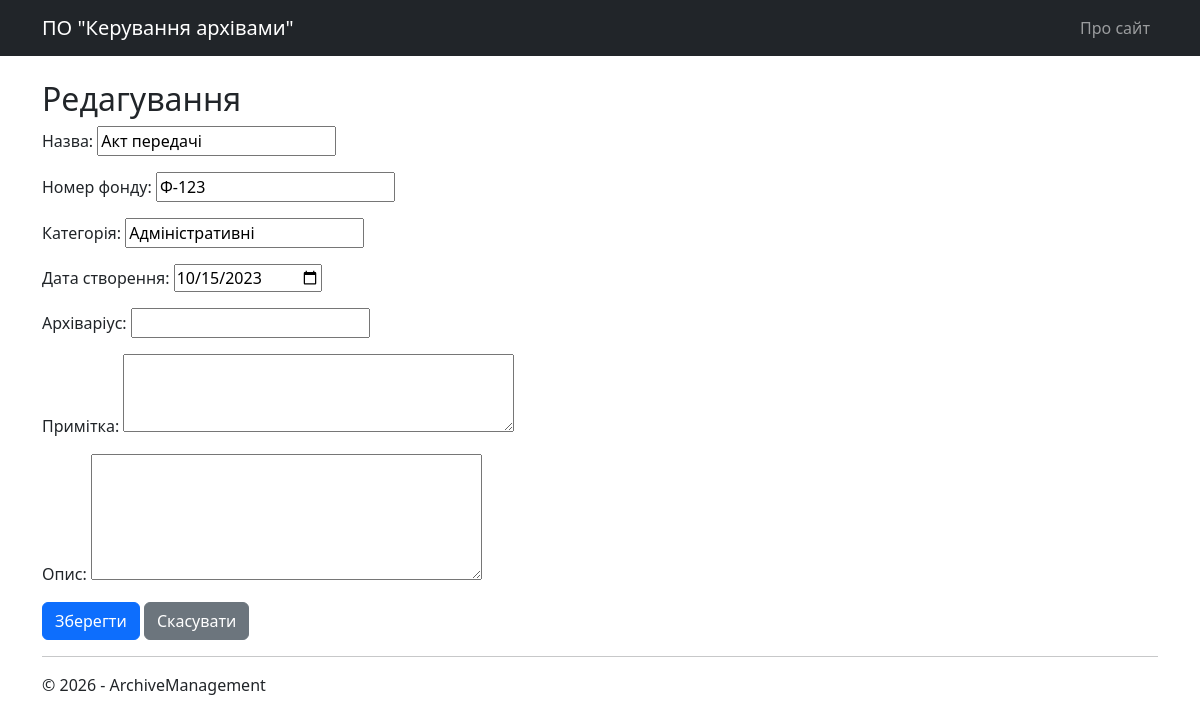
Page /edit/1/ on the committed database.
### archive_core/models.py (models this page shows, shortened)
class Document(models.Model):
    title = models.CharField(max_length=255, null=True, blank=True, verbose_name="Назва")
    fund_number = models.CharField(max_length=100, null=True, blank=True, verbose_name="Номер фонду")
    category = models.CharField(max_length=150, null=True, blank=True, verbose_name="Категорія")
    creation_date = models.DateField(null=True, blank=True, verbose_name="Дата створення")
    archivist_name = models.CharField(max_length=255, null=True, blank=True, verbose_name="Архіваріус")
    note = models.TextField(null=True, blank=True, verbose_name="Примітка")
    description = models.TextField(null=True, blank=True, verbose_name="Опис")

### archive_core/views.py (the view)
# urls.py: path('edit/<int:id>/', views.document_edit, name='document_edit'),
def document_edit(request, id):
    uow = DjangoUnitOfWork()
    doc = get_object_or_404(Document, id=id)
    if request.method == 'POST':
        form = DocumentEditingForm(request.POST, instance=doc)
        if form.is_valid():
            updated_doc = form.save(commit=False)
            uow.documents.update(updated_doc)
            uow.save()
            return redirect('documents_info')
    else:
        form = DocumentEditingForm(instance=doc)
    return render(request, 'archive_core/document_form.html', {'form': form, 'title': 'Редагування'})

### archive_core/forms.py
class DocumentEditingForm(forms.ModelForm):
    class Meta:
        model = Document
        fields = ['title', 'fund_number', 'category', 'creation_date', 'archivist_name', 'note', 'description']
        widgets = {
            'creation_date': forms.DateInput(attrs={'type': 'date'}),
            'note': forms.Textarea(attrs={'rows': 3}),
            'description': forms.Textarea(attrs={'rows': 5}),
        }

### archive_core/templates/archive_core/document_form.html (shortened to what this page needs)
{% extends "archive_core/_base.html" %}
{% block content %}
<h2>{{ title }}</h2>
<form method="post">
    {{ form.as_p }}
    <button type="submit" class="btn btn-primary">Зберегти</button>
    <a href="{% url 'documents_info' %}" class="btn btn-secondary">Скасувати</a>
</form>
{% endblock %}

### rows in the picture
Document: title "Акт передачі", fund_number "Ф-123", category "Адміністративні", creation_date "10/15/2023"

### other values in the picture
{{ title }} "Редагування"
